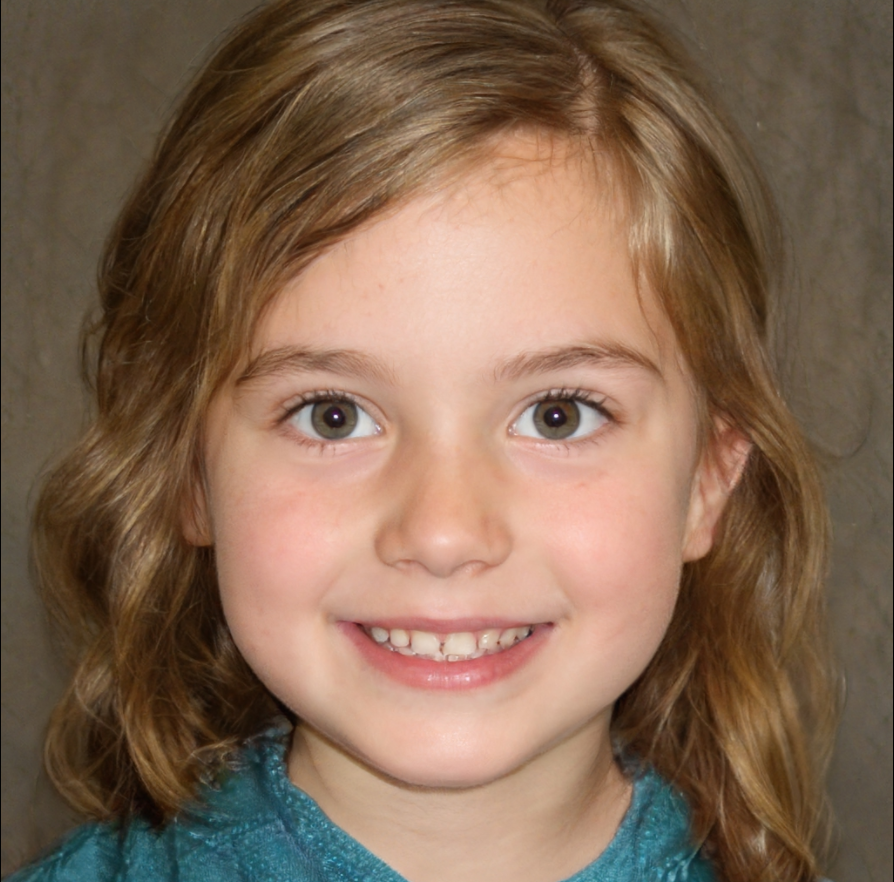
#> input picture img/example.png, 894 x 882 px
$ python pixel_block_style_img.py
#> lines starting #> are read from the running program, lines starting #| are printed output that depends on the picture; after the words box and inside, x2 and y2 are one past the last pixel; in counts of white or black regions, pixels touching at a corner belong together
### utils/blockbuilder.py
import numpy as np
import random


# [44 lines left out: functions test_m1, test_m2, not called in this run]


def test_m3(matrix_size, border, border_density):
    # 带边框矩阵
    style = 0
    a = np.ones((matrix_size, matrix_size))
    for i in range(matrix_size):
        for j in range(matrix_size):
            if i<border or j<border or (matrix_size-i)<=border or (matrix_size-j) <= border:
                # 边框的处理
                a[i][j] = style
            else:
                # 获得周围8个点
                border_box = [a[i-1][j-1], a[i-1][j], a[i-1][j+1], a[i][j+1], a[i+1][j+1], a[i+1][j], a[i+1][j-1], a[i][j-1]]
                count = 0
                max = 0
                for pixel in border_box:
                    if pixel == style:
                        count += 1
                    else:
                        if count > max:
                            max = count
                        count = 0
                if max > border_density:
                    # 随机生成
                    a[i][j] = random.randint(0, 1)
    return a


# [2 lines that do not run on import are left out]

### pixel_block_style_img.py
from PIL import Image
import json
from utils.blockbuilder import *

f = open('config.json','r')
#> (reads config.json from the repository)
js_obj = json.loads(f.read())
f.close()

# matrix = js_obj["matrix"]
# matrix_size = len(matrix)
matrix_size = 100
border = 1
border_density = 0


image_path = "img/example.png"
img = Image.open(image_path)
#> img is the input picture: PIL image 894x882 RGBA; mean R, G, B, A 129.9, 103.1, 82.8, 255
img.show()
# 变成灰度图
imageArray = np.array(img.convert('L'))
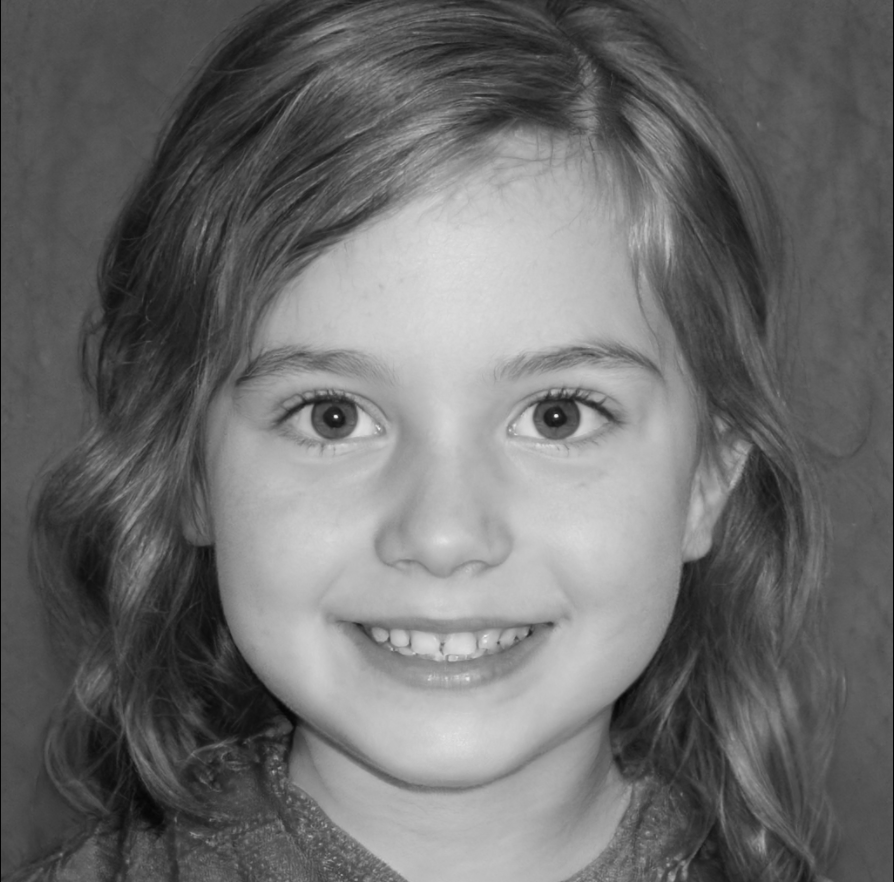
#> imageArray: shape (882, 894); min 3, max 245, mean 108.8

for i in range(len(imageArray)):
    for j in range(len(imageArray[i])):
        if imageArray[i][j] < js_obj["grey_level"]:
            imageArray[i][j] = 255
        else:
            imageArray[i][j] = 0
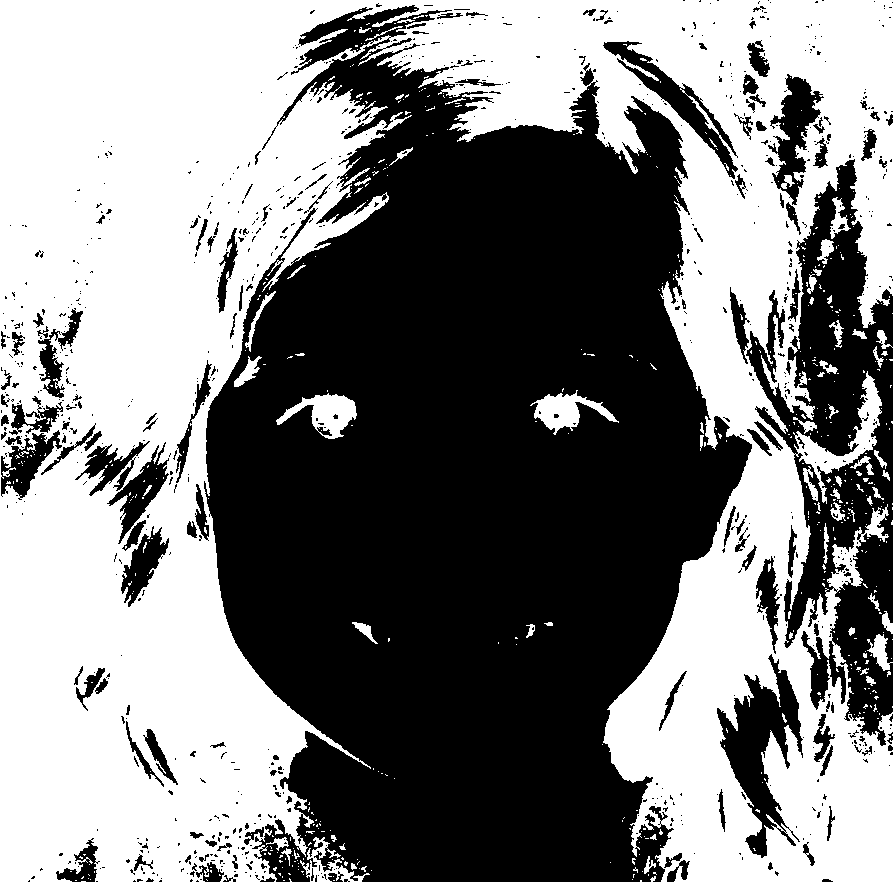
#> imageArray: shape (882, 894); 50.5% white; 861 black regions (716 under 20 px), largest, box (x1, y1, x2, y2) and area: (204, 5, 752, 882) 314064, (746, 159, 893, 746) 36738, (717, 654, 803, 858) 6897

for i in range(int(len(imageArray)/matrix_size)):
    for j in range(int(len(imageArray[i])/matrix_size)):
        # 更新矩阵
        matrix = test_m3(matrix_size, border, border_density)
        for mx in range(matrix_size):
            for my in range(matrix_size):
                if matrix[mx][my]==0:
                    imageArray[i*matrix_size+mx][j*matrix_size+my] = 255
#> this loop made 8 passes
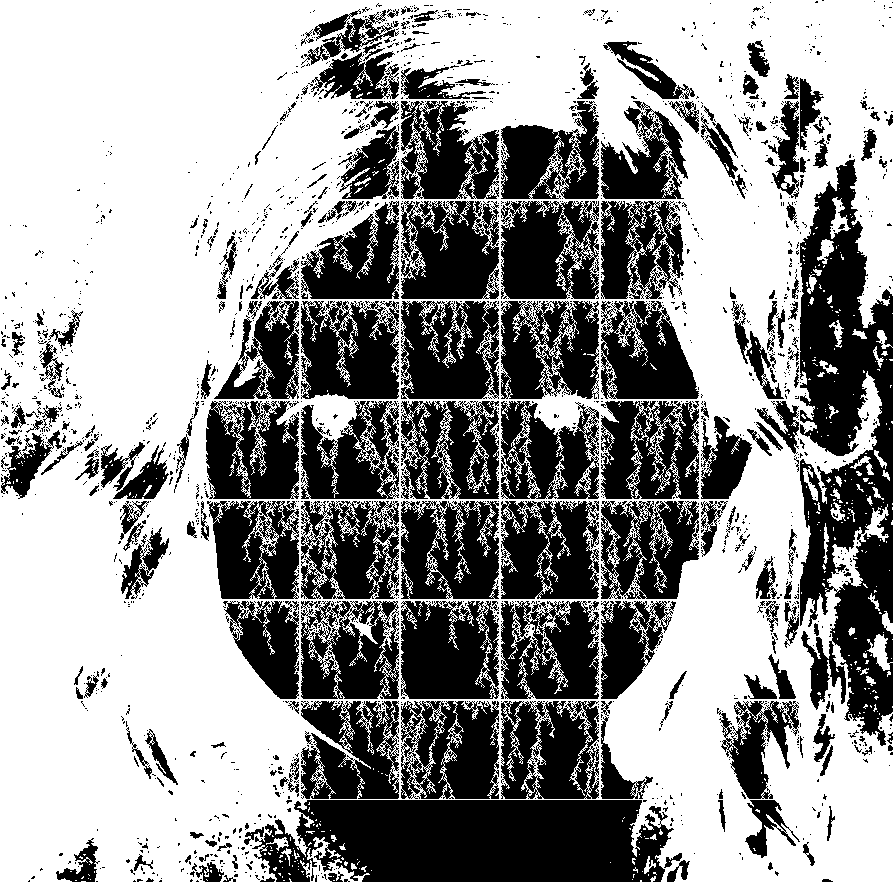
#> imageArray: shape (882, 894); 59.6% white; 1893 black regions (1653 under 20 px), largest, box (x1, y1, x2, y2) and area: (800, 159, 893, 746) 33143, (252, 800, 674, 882) 28934, (401, 601, 499, 699) 8316


img2 = Image.fromarray(np.uint8(imageArray))
img2.show()
